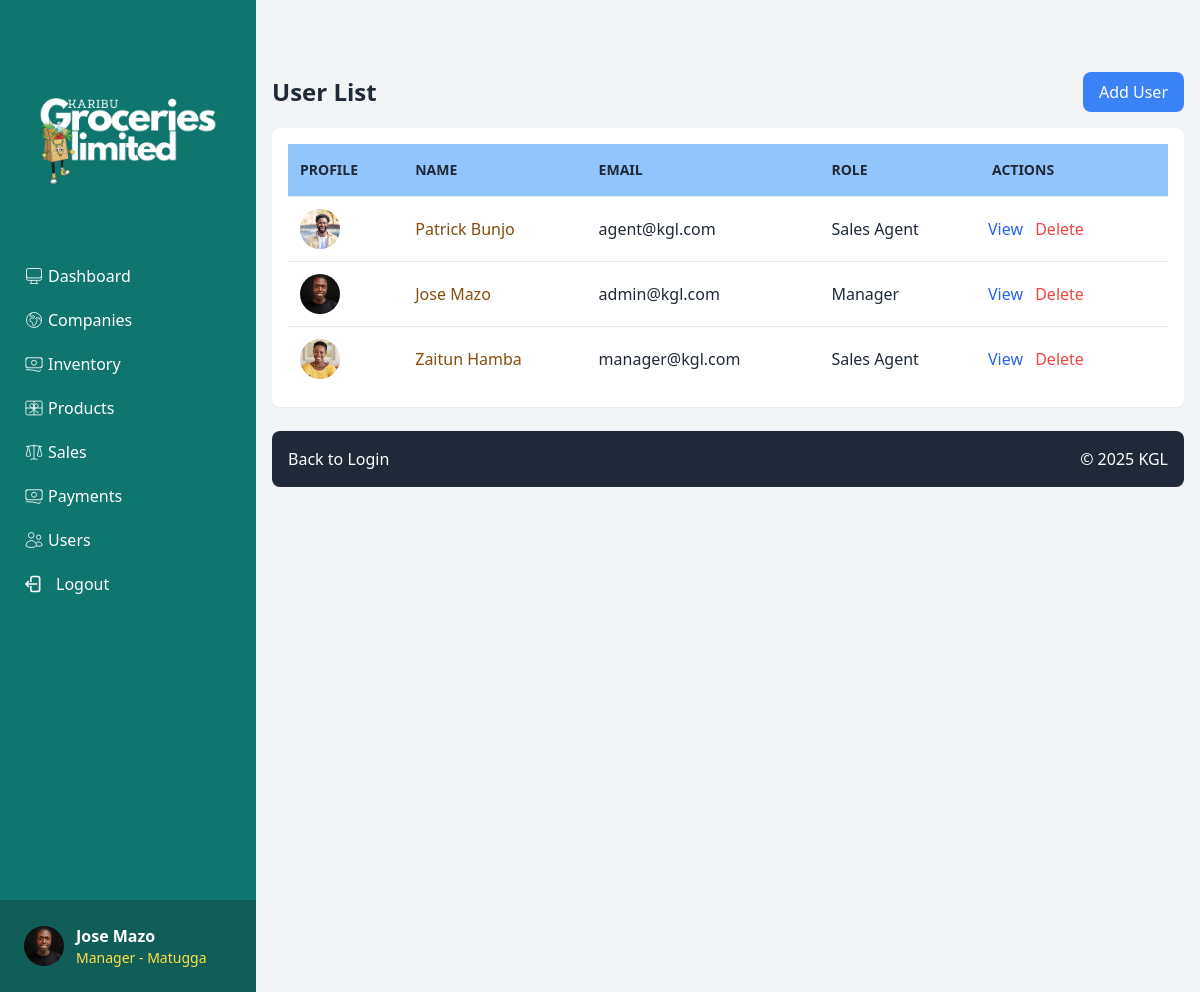
The app's page /users/ (signed in) with its own data.
### core/models.py (models this page shows, shortened)
class CustomUser(AbstractUser):
    USER_TYPE_CHOICES = [
        ('admin', 'Admin'),
        ('manager', 'Manager'),
        ('sales_agent', 'Sales Agent'),
    ]
    phone_number = models.CharField(max_length=15, blank=True)
    user_type = models.CharField(max_length=20, choices=USER_TYPE_CHOICES, default='sales_agent')
    profile_picture = models.ImageField(upload_to='profile_pics/', blank=True, null=True)
    branch = models.ForeignKey('Branch', on_delete=models.SET_NULL, null=True, blank=True)
    is_active = models.BooleanField(default=True)
    created_at = models.DateTimeField(auto_now_add=True)
    updated_at = models.DateTimeField(auto_now=True)

class Branch(models.Model):
    name = models.CharField(max_length=100)
    location = models.CharField(max_length=200)
    phone_number = models.CharField(max_length=15)
    email = models.EmailField(blank=True)
    address = models.TextField()
    created_at = models.DateTimeField(auto_now_add=True)
    updated_at = models.DateTimeField(auto_now=True)

### core/views.py (the view)
# urls.py: path('users/', views.userspage, name='userspage'),
@login_required
def userspage(request):
    user = request.user
    if user.user_type == 'admin':
        users = CustomUser.objects.all()
    else:
        users = CustomUser.objects.filter(branch=user.branch)
    return render(request, 'core/users.html', {'users': users})

### core/templates/core/users.html (shortened to what this page needs)
{% extends "core/dashboard2.html" %}
{% load static %}
{% block content %}
    <div class="flex justify-between items-center mb-4">
        {% if request.user.user_type == 'manager' %}
        <h1 class="text-2xl font-bold text-gray-800">User List</h1>
        <a href="/signup/" class="bg-blue-500 hover:bg-blue-600 text-white px-4 py-2 rounded-lg">
            Add User
        </a>
        {% else %}
        <h1 class="text-2xl font-bold text-gray-800">User List</h1>
        <span class="bg-blue-500 cursor-not-allowed text-white px-4 py-2 rounded-lg">
            Add User
        </span>
        {% endif %}
    </div>
    <div class="bg-white p-4 rounded-lg shadow-sm mb-6">
        <table class="w-full border-collapse table-auto">
            <thead>
                <tr class="bg-blue-300 text-left text-gray-800 uppercase text-sm">
                    <th class="p-3">Profile</th>
                    <th class="p-3">Name</th>
                    <th class="p-3">Email</th>
                    <th class="p-3">Role</th>
                    <th class="p-4 w-48">Actions</th>
                </tr>
            </thead>
            <tbody>
                {% for user in users %}
                <tr class="border-t hover:bg-gray-50">
                    <td class="p-3 text-gray-800"><a href="/viewuser/{{ user.id }}/"><img src="{{ user.profile_picture.url }}" alt="{{ user.get_full_name }}" class="h-10 w-10 rounded-full"></a></td>
                    <td class="p-3 text-yellow-800">{{ user.get_full_name }}</td>
                    <td class="p-3 text-gray-800">{{ user.email }}</td>
                    <td class="p-3 text-gray-800">{{ user.get_user_type_display }}</td>
                    <td class="p-3">
                        {% if request.user.user_type == 'manager' %}
                        <a href="/viewuser/{{ user.id }}/" class="text-blue-600 hover:underline mr-2">View</a>
                        <a href="/deleteuser/{{ user.id }}/" class="text-red-500 hover:underline"
                           onclick="return confirm('Are you sure you want to delete this user?');">Delete</a>
                        {% else %}
                        <a href="/viewuser/{{ user.id }}/" class="text-blue-600 hover:underline mr-2">View</a>
                        <span class="text-red-200 cursor-not-allowed">Delete</span>
                        {% endif %}
                    </td>
                </tr>
                {% empty %}
                <tr>
                    <td colspan="4" class="p-3 text-center text-gray-500">No users found.</td>
                </tr>
                {% endfor %}
            </tbody>
        </table>
    </div>
    <div class="flex justify-between items-center text-white bg-gray-800 rounded-lg p-4">
        <a href="/" class="hover:underline">Back to Login</a>
        <p>&copy; 2025 KGL</p>
    </div>
{% endblock %}

### core/templates/core/dashboard2.html (shortened to what this page needs)
{% load humanize %}
<!DOCTYPE html>
<html lang="en">
<head>
    <script src="https://cdn.tailwindcss.com"></script>
</head>
<body class="bg-gray-100 overflow-y-auto h-screen scroll-smooth">
    <div class="flex min-h-screen overflow-x-hidden">
      <div class="w-64 bg-teal-700 text-white flex flex-col fixed inset-y-0 left-0">
        <div class="p-6">
            <img src="/static/imgs/2.png/" alt="Karibu Groceries Limited logo" class="h-90">
        </div>
        <nav class="space-y-1 flex-1 overflow-y-auto">
            {% if request.user.user_type != 'admin' %}
            <a href="/dashboard2/" class="flex items-center px-6 py-2 hover:bg-teal-800">
                   <span class="ml-1">Dashboard</span>
            </a>
            {% endif %}
            {% if request.user.user_type != 'sales_agent' %}
            <a href="/procurement/" class="flex items-center px-6 py-2 hover:bg-teal-800">
                <span class="ml-1">Companies</span>
            </a>
            <a href="/inventory/" class="flex items-center px-6 py-2 hover:bg-teal-800">
              <span class="ml-1">Inventory</span>
            </a>
            {% endif %}
            {% if request.user.user_type != 'admin' %}
            <a href="/products/" class="flex items-center px-6 py-2 hover:bg-teal-800">
                <span class="ml-1">Products</span>
            </a>
            {% endif%}
            {% if request.user.user_type != 'admin' %}
            <a href="/sales/" class="flex items-center px-6
             py-2 hover:bg-teal-800">
                <span class="ml-1">Sales</span>
            </a>
            {% endif%}
            {% if request.user.user_type != 'sales_agent' %}
            <a href="/payments/" class="flex items-center px-6 py-2 hover:bg-teal-800">
                <span class="ml-1">Payments</span>
            </a>
            {% endif %}
            {% if request.user.user_type != 'sales_agent' %}
            <a href="/users/" class="flex items-center px-6 py-2 hover:bg-teal-800">
              <span class="ml-1">Users</span>
            </a>
            {% endif %}
            <a href="/logout/" onclick="return confirm('Are you sure you want to log out?');" class="flex items-center px-6 py-2 hover:bg-red-700">
              <span class="ml-1">Logout</span>
            </a>
        </nav>
        <div class="p-6 bg-teal-800">
          <div class="flex items-center mt-auto space-x-3">
            {% if request.user.profile_picture %}
              <img src="{{ request.user.profile_picture.url }}" alt="{{ user.get_full_name }}" class="h-10 w-10 rounded-full">
            {% else %}
             <img src="/static/imgs/bg1.png/" alt="Default" class="h-10 w-10 rounded-full">
            {% endif %}
            <div>
              <p class="font-bold">{{ request.user.get_full_name }}</p>
              {% if request.user.user_type != 'admin' %}
              <a href="" class="hover:underline"><p class="text-sm text-yellow-300">{{ request.user.get_user_type_display }} - {{ request.user.branch.name }}</p></a>
              {% else %}
              <a href="" class="hover:underline"><p class="text-sm text-yellow-300">{{ request.user.get_user_type_display }}</p></a>
              {% endif %}
            </div>
          </div>
        </div>
      </div>
      <div class="flex-1 ml-64 px-4 py-6 min-h-screen mt-6 bg-gray-100">
        {% block content %}{% endblock %}
      </div>
    </div>
</body>
</html>

### records on screen
CustomUser: user.profile_picture (picture), user.get_full_name "Jose Mazo", user.user_type "Manager", user.branch.name "Matugga", profile_picture (picture), get_full_name "Jose Mazo", email "admin@kgl.com", user_type "Manager"
CustomUser: profile_picture (picture), get_full_name "Patrick Bunjo", email "agent@kgl.com", user_type "Sales Agent"
CustomUser: profile_picture (picture), get_full_name "Zaitun Hamba", email "manager@kgl.com", user_type "Sales Agent"
